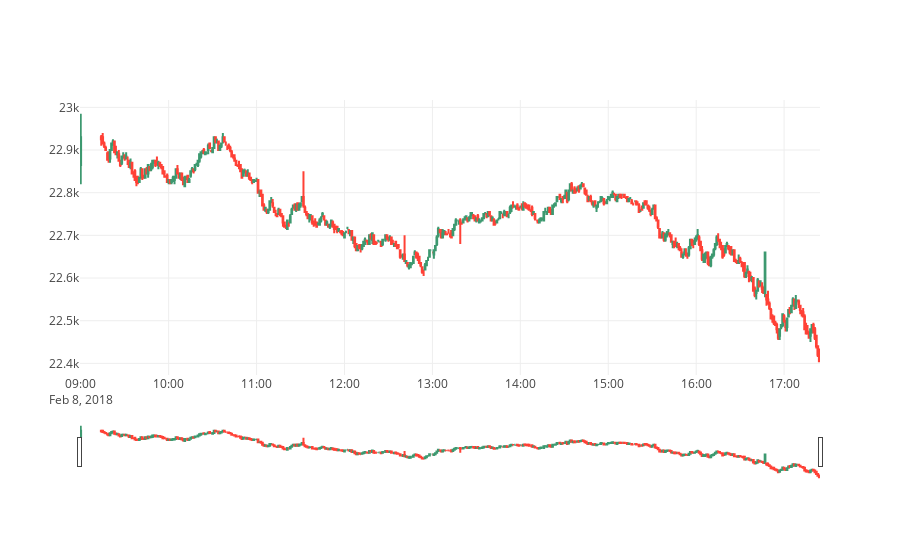

Notebook source saved alongside this figure:
### Code cell
import plotly.graph_objs as go
from plotly.offline import init_notebook_mode, iplot

import pandas_datareader as web
from datetime import datetime

df = df_0 #web.DataReader('INPX', 'yahoo')

trace = go.Candlestick(x=df.ts,
                       open=df.o,
                       high=df.h,
                       low=df.l,
                       close=df.c)
data = [trace]
iplot(data, filename='simple_candlestick')

### Figure 1 — Plotly figure (JSON) as saved in the notebook; plotly's stock layout.template omitted (floating-point values rounded to 4 significant figures; data arrays with more than 128 entries replaced by an {"elided": "..."} marker saying what was removed)
{"data": [{"close": {"elided": "492 int values"}, "high": {"elided": "492 int values"}, "low": {"elided": "492 int values"}, "open": {"elided": "492 int values"}, "type": "candlestick", "x": {"elided": "492 str values"}}], "layout": {}}
